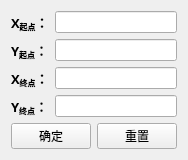
<?xml version="1.0" encoding="UTF-8"?>
<ui version="4.0">
 <class>line_Form</class>
 <widget class="QWidget" name="line_Form">
  <property name="geometry">
   <rect>
    <x>0</x>
    <y>0</y>
    <width>180</width>
    <height>160</height>
   </rect>
  </property>
  <property name="windowTitle">
   <string>参数输入</string>
  </property>
  <layout class="QGridLayout" name="gridLayout">
   <item row="0" column="0">
    <layout class="QVBoxLayout" name="verticalLayout_2">
     <item>
      <layout class="QVBoxLayout" name="verticalLayout">
       <item>
        <layout class="QHBoxLayout" name="horizontalLayout">
         <item>
          <widget class="QLabel" name="label">
           <property name="font">
            <font>
             <family>微软雅黑</family>
            </font>
           </property>
           <property name="text">
            <string>&lt;html&gt;&lt;head/&gt;&lt;body&gt;&lt;p&gt;&lt;span style=&quot; font-size:10pt; font-weight:600;&quot;&gt;X&lt;/span&gt;&lt;span style=&quot; font-size:10pt; font-weight:600; vertical-align:sub;&quot;&gt;起点&lt;/span&gt;&lt;span style=&quot; font-size:10pt; font-weight:600;&quot;&gt;：&lt;/span&gt;&lt;/p&gt;&lt;/body&gt;&lt;/html&gt;</string>
           </property>
          </widget>
         </item>
         <item>
          <widget class="QLineEdit" name="x0"/>
         </item>
        </layout>
       </item>
       <item>
        <layout class="QHBoxLayout" name="horizontalLayout_2">
         <item>
          <widget class="QLabel" name="label_2">
           <property name="font">
            <font>
             <family>微软雅黑</family>
            </font>
           </property>
           <property name="text">
            <string>&lt;html&gt;&lt;head/&gt;&lt;body&gt;&lt;p&gt;&lt;span style=&quot; font-size:10pt; font-weight:600;&quot;&gt;Y&lt;/span&gt;&lt;span style=&quot; font-size:10pt; font-weight:600; vertical-align:sub;&quot;&gt;起点&lt;/span&gt;&lt;span style=&quot; font-size:10pt; font-weight:600;&quot;&gt;：&lt;/span&gt;&lt;/p&gt;&lt;/body&gt;&lt;/html&gt;</string>
           </property>
          </widget>
         </item>
         <item>
          <widget class="QLineEdit" name="y0"/>
         </item>
        </layout>
       </item>
       <item>
        <layout class="QHBoxLayout" name="horizontalLayout_3">
         <item>
          <widget class="QLabel" name="label_3">
           <property name="font">
            <font>
             <family>微软雅黑</family>
            </font>
           </property>
           <property name="text">
            <string>&lt;html&gt;&lt;head/&gt;&lt;body&gt;&lt;p&gt;&lt;span style=&quot; font-size:10pt; font-weight:600;&quot;&gt;X&lt;/span&gt;&lt;span style=&quot; font-size:10pt; font-weight:600; vertical-align:sub;&quot;&gt;终点&lt;/span&gt;&lt;span style=&quot; font-size:10pt; font-weight:600;&quot;&gt;：&lt;/span&gt;&lt;/p&gt;&lt;/body&gt;&lt;/html&gt;</string>
           </property>
          </widget>
         </item>
         <item>
          <widget class="QLineEdit" name="x1"/>
         </item>
        </layout>
       </item>
       <item>
        <layout class="QHBoxLayout" name="horizontalLayout_4">
         <item>
          <widget class="QLabel" name="label_4">
           <property name="font">
            <font>
             <family>微软雅黑</family>
            </font>
           </property>
           <property name="text">
            <string>&lt;html&gt;&lt;head/&gt;&lt;body&gt;&lt;p&gt;&lt;span style=&quot; font-size:10pt; font-weight:600;&quot;&gt;Y&lt;/span&gt;&lt;span style=&quot; font-size:10pt; font-weight:600; vertical-align:sub;&quot;&gt;终点&lt;/span&gt;&lt;span style=&quot; font-size:10pt; font-weight:600;&quot;&gt;：&lt;/span&gt;&lt;/p&gt;&lt;/body&gt;&lt;/html&gt;</string>
           </property>
          </widget>
         </item>
         <item>
          <widget class="QLineEdit" name="y1"/>
         </item>
        </layout>
       </item>
      </layout>
     </item>
     <item>
      <layout class="QHBoxLayout" name="horizontalLayout_5">
       <item>
        <widget class="QPushButton" name="ok_btn">
         <property name="text">
          <string>确定</string>
         </property>
        </widget>
       </item>
       <item>
        <widget class="QPushButton" name="re_btn">
         <property name="text">
          <string>重置</string>
         </property>
        </widget>
       </item>
      </layout>
     </item>
    </layout>
   </item>
  </layout>
 </widget>
 <resources/>
 <connections>
  <connection>
   <sender>re_btn</sender>
   <signal>clicked()</signal>
   <receiver>x0</receiver>
   <slot>clear()</slot>
   <hints>
    <hint type="sourcelabel">
     <x>130</x>
     <y>136</y>
    </hint>
    <hint type="destinationlabel">
     <x>106</x>
     <y>21</y>
    </hint>
   </hints>
  </connection>
  <connection>
   <sender>re_btn</sender>
   <signal>clicked()</signal>
   <receiver>y0</receiver>
   <slot>clear()</slot>
   <hints>
    <hint type="sourcelabel">
     <x>130</x>
     <y>136</y>
    </hint>
    <hint type="destinationlabel">
     <x>106</x>
     <y>49</y>
    </hint>
   </hints>
  </connection>
  <connection>
   <sender>re_btn</sender>
   <signal>clicked()</signal>
   <receiver>x1</receiver>
   <slot>clear()</slot>
   <hints>
    <hint type="sourcelabel">
     <x>130</x>
     <y>136</y>
    </hint>
    <hint type="destinationlabel">
     <x>106</x>
     <y>77</y>
    </hint>
   </hints>
  </connection>
  <connection>
   <sender>re_btn</sender>
   <signal>clicked()</signal>
   <receiver>y1</receiver>
   <slot>clear()</slot>
   <hints>
    <hint type="sourcelabel">
     <x>130</x>
     <y>136</y>
    </hint>
    <hint type="destinationlabel">
     <x>106</x>
     <y>105</y>
    </hint>
   </hints>
  </connection>
 </connections>
</ui>
